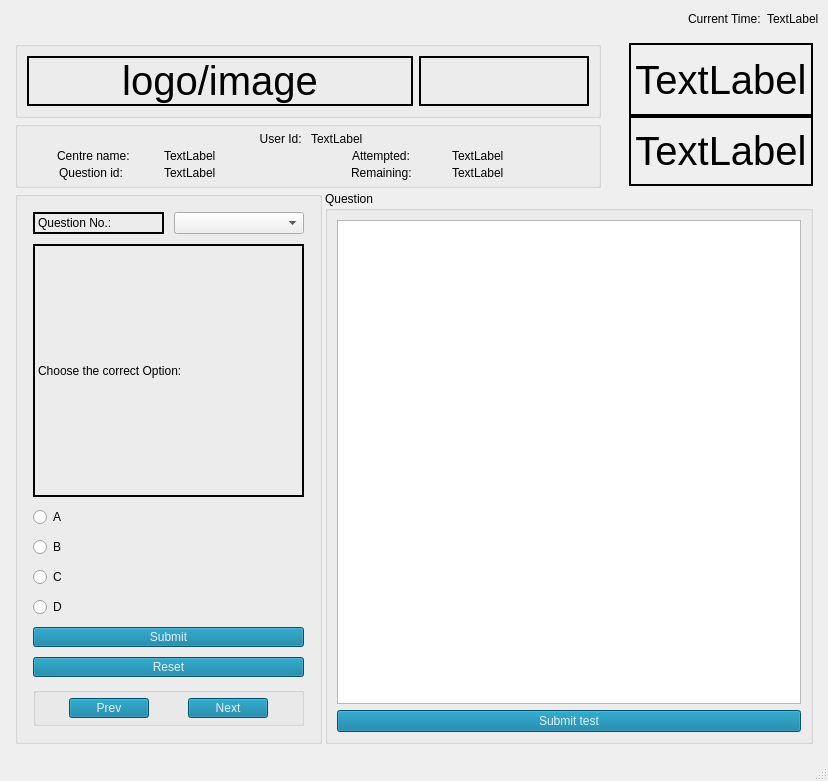
<?xml version="1.0" encoding="UTF-8"?>
<ui version="4.0">
 <class>test1</class>
 <widget class="QMainWindow" name="test1">
  <property name="geometry">
   <rect>
    <x>0</x>
    <y>0</y>
    <width>828</width>
    <height>781</height>
   </rect>
  </property>
  <property name="windowTitle">
   <string>MainWindow</string>
  </property>
  <widget class="QWidget" name="centralwidget">
   <layout class="QGridLayout" name="gridLayout_2">
    <item row="0" column="0">
     <layout class="QHBoxLayout" name="horizontalLayout_12">
      <item>
       <spacer name="horizontalSpacer">
        <property name="orientation">
         <enum>Qt::Horizontal</enum>
        </property>
        <property name="sizeHint" stdset="0">
         <size>
          <width>40</width>
          <height>20</height>
         </size>
        </property>
       </spacer>
      </item>
      <item>
       <widget class="QLabel" name="label_6">
        <property name="text">
         <string>Current Time:</string>
        </property>
       </widget>
      </item>
      <item>
       <widget class="QLabel" name="label_3">
        <property name="text">
         <string>TextLabel</string>
        </property>
       </widget>
      </item>
     </layout>
    </item>
    <item row="1" column="0">
     <widget class="QFrame" name="frame">
      <layout class="QVBoxLayout" name="verticalLayout">
       <property name="spacing">
        <number>3</number>
       </property>
       <property name="leftMargin">
        <number>6</number>
       </property>
       <property name="topMargin">
        <number>6</number>
       </property>
       <property name="rightMargin">
        <number>6</number>
       </property>
       <property name="bottomMargin">
        <number>6</number>
       </property>
       <item>
        <layout class="QVBoxLayout" name="verticalLayout_10">
         <item>
          <layout class="QHBoxLayout" name="horizontalLayout_4">
           <item>
            <layout class="QVBoxLayout" name="verticalLayout_9">
             <item>
              <widget class="QGroupBox" name="groupBox">
               <layout class="QHBoxLayout" name="horizontalLayout_5">
                <item>
                 <widget class="QLabel" name="label_time_3">
                  <property name="maximumSize">
                   <size>
                    <width>16777202</width>
                    <height>16777215</height>
                   </size>
                  </property>
                  <property name="styleSheet">
                   <string notr="true">font-size:  40px;</string>
                  </property>
                  <property name="frameShape">
                   <enum>QFrame::WinPanel</enum>
                  </property>
                  <property name="text">
                   <string>logo/image</string>
                  </property>
                  <property name="alignment">
                   <set>Qt::AlignCenter</set>
                  </property>
                 </widget>
                </item>
                <item>
                 <widget class="QLabel" name="label_time">
                  <property name="maximumSize">
                   <size>
                    <width>170</width>
                    <height>16777215</height>
                   </size>
                  </property>
                  <property name="styleSheet">
                   <string notr="true">font-size:  30px;</string>
                  </property>
                  <property name="frameShape">
                   <enum>QFrame::WinPanel</enum>
                  </property>
                  <property name="alignment">
                   <set>Qt::AlignCenter</set>
                  </property>
                 </widget>
                </item>
               </layout>
              </widget>
             </item>
             <item>
              <widget class="QGroupBox" name="groupBox_2">
               <property name="styleSheet">
                <string notr="true">border-color: white;</string>
               </property>
               <layout class="QGridLayout" name="gridLayout_5">
                <property name="sizeConstraint">
                 <enum>QLayout::SetMinimumSize</enum>
                </property>
                <property name="leftMargin">
                 <number>5</number>
                </property>
                <property name="topMargin">
                 <number>5</number>
                </property>
                <property name="rightMargin">
                 <number>5</number>
                </property>
                <property name="bottomMargin">
                 <number>5</number>
                </property>
                <property name="horizontalSpacing">
                 <number>6</number>
                </property>
                <property name="verticalSpacing">
                 <number>3</number>
                </property>
                <item row="1" column="0">
                 <layout class="QHBoxLayout" name="horizontalLayout_7">
                  <item alignment="Qt::AlignHCenter|Qt::AlignVCenter">
                   <widget class="QLabel" name="label_4">
                    <property name="frameShape">
                     <enum>QFrame::NoFrame</enum>
                    </property>
                    <property name="text">
                     <string>Centre name:</string>
                    </property>
                   </widget>
                  </item>
                  <item>
                   <widget class="QLabel" name="label_10">
                    <property name="text">
                     <string>TextLabel</string>
                    </property>
                   </widget>
                  </item>
                 </layout>
                </item>
                <item row="1" column="1">
                 <layout class="QHBoxLayout" name="horizontalLayout_10">
                  <item alignment="Qt::AlignHCenter|Qt::AlignVCenter">
                   <widget class="QLabel" name="label_5">
                    <property name="frameShape">
                     <enum>QFrame::NoFrame</enum>
                    </property>
                    <property name="text">
                     <string>Attempted:</string>
                    </property>
                   </widget>
                  </item>
                  <item>
                   <widget class="QLabel" name="label_14">
                    <property name="text">
                     <string>TextLabel</string>
                    </property>
                   </widget>
                  </item>
                 </layout>
                </item>
                <item row="2" column="1">
                 <layout class="QHBoxLayout" name="horizontalLayout_11">
                  <item alignment="Qt::AlignHCenter">
                   <widget class="QLabel" name="label_8">
                    <property name="frameShape">
                     <enum>QFrame::NoFrame</enum>
                    </property>
                    <property name="text">
                     <string>Remaining:</string>
                    </property>
                   </widget>
                  </item>
                  <item>
                   <widget class="QLabel" name="label_16">
                    <property name="text">
                     <string>TextLabel</string>
                    </property>
                   </widget>
                  </item>
                 </layout>
                </item>
                <item row="0" column="0">
                 <layout class="QHBoxLayout" name="horizontalLayout_6">
                  <item>
                   <widget class="QLabel" name="label">
                    <property name="frameShape">
                     <enum>QFrame::NoFrame</enum>
                    </property>
                    <property name="text">
                     <string>User Id: </string>
                    </property>
                    <property name="alignment">
                     <set>Qt::AlignRight|Qt::AlignTrailing|Qt::AlignVCenter</set>
                    </property>
                   </widget>
                  </item>
                 </layout>
                </item>
                <item row="2" column="0">
                 <layout class="QHBoxLayout" name="horizontalLayout_8">
                  <item alignment="Qt::AlignHCenter|Qt::AlignVCenter">
                   <widget class="QLabel" name="label_7">
                    <property name="frameShape">
                     <enum>QFrame::NoFrame</enum>
                    </property>
                    <property name="text">
                     <string>Question id: </string>
                    </property>
                   </widget>
                  </item>
                  <item>
                   <widget class="QLabel" name="label_11">
                    <property name="text">
                     <string>TextLabel</string>
                    </property>
                   </widget>
                  </item>
                 </layout>
                </item>
                <item row="0" column="1">
                 <layout class="QHBoxLayout" name="horizontalLayout_9">
                  <item>
                   <widget class="QLabel" name="label_9">
                    <property name="text">
                     <string>TextLabel</string>
                    </property>
                   </widget>
                  </item>
                 </layout>
                </item>
               </layout>
              </widget>
             </item>
            </layout>
           </item>
           <item>
            <layout class="QHBoxLayout" name="horizontalLayout">
             <item>
              <layout class="QVBoxLayout" name="verticalLayout_4">
               <property name="spacing">
                <number>0</number>
               </property>
               <property name="leftMargin">
                <number>25</number>
               </property>
               <property name="topMargin">
                <number>2</number>
               </property>
               <property name="rightMargin">
                <number>0</number>
               </property>
               <property name="bottomMargin">
                <number>2</number>
               </property>
               <item>
                <widget class="QLabel" name="label_image">
                 <property name="maximumSize">
                  <size>
                   <width>184</width>
                   <height>146</height>
                  </size>
                 </property>
                 <property name="baseSize">
                  <size>
                   <width>25</width>
                   <height>50</height>
                  </size>
                 </property>
                 <property name="styleSheet">
                  <string notr="true">font-size:  40px;</string>
                 </property>
                 <property name="frameShape">
                  <enum>QFrame::WinPanel</enum>
                 </property>
                 <property name="text">
                  <string>TextLabel</string>
                 </property>
                 <property name="scaledContents">
                  <bool>false</bool>
                 </property>
                 <property name="alignment">
                  <set>Qt::AlignCenter</set>
                 </property>
                </widget>
               </item>
               <item>
                <widget class="QLabel" name="label_sign">
                 <property name="maximumSize">
                  <size>
                   <width>184</width>
                   <height>70</height>
                  </size>
                 </property>
                 <property name="baseSize">
                  <size>
                   <width>25</width>
                   <height>50</height>
                  </size>
                 </property>
                 <property name="styleSheet">
                  <string notr="true">font-size:  40px;</string>
                 </property>
                 <property name="frameShape">
                  <enum>QFrame::WinPanel</enum>
                 </property>
                 <property name="text">
                  <string>TextLabel</string>
                 </property>
                 <property name="scaledContents">
                  <bool>false</bool>
                 </property>
                 <property name="alignment">
                  <set>Qt::AlignCenter</set>
                 </property>
                </widget>
               </item>
              </layout>
             </item>
            </layout>
           </item>
          </layout>
         </item>
        </layout>
       </item>
       <item>
        <layout class="QHBoxLayout" name="horizontalLayout_2">
         <item>
          <widget class="QGroupBox" name="groupBox_3">
           <layout class="QVBoxLayout" name="verticalLayout_3">
            <property name="spacing">
             <number>10</number>
            </property>
            <property name="sizeConstraint">
             <enum>QLayout::SetMaximumSize</enum>
            </property>
            <property name="leftMargin">
             <number>15</number>
            </property>
            <property name="topMargin">
             <number>15</number>
            </property>
            <property name="rightMargin">
             <number>15</number>
            </property>
            <property name="bottomMargin">
             <number>15</number>
            </property>
            <item>
             <layout class="QHBoxLayout" name="horizontalLayout_3">
              <item>
               <widget class="QLabel" name="label_12">
                <property name="maximumSize">
                 <size>
                  <width>500</width>
                  <height>39</height>
                 </size>
                </property>
                <property name="frameShape">
                 <enum>QFrame::WinPanel</enum>
                </property>
                <property name="text">
                 <string>Question No.: </string>
                </property>
               </widget>
              </item>
              <item>
               <widget class="QComboBox" name="comboBox"/>
              </item>
             </layout>
            </item>
            <item>
             <widget class="QLabel" name="label_15">
              <property name="styleSheet">
               <string notr="true">&lt;h1
&gt;</string>
              </property>
              <property name="frameShape">
               <enum>QFrame::WinPanel</enum>
              </property>
              <property name="text">
               <string>Choose the correct Option:</string>
              </property>
             </widget>
            </item>
            <item>
             <widget class="QRadioButton" name="radioButton">
              <property name="text">
               <string>A</string>
              </property>
             </widget>
            </item>
            <item>
             <widget class="QRadioButton" name="radioButton_2">
              <property name="text">
               <string>B</string>
              </property>
             </widget>
            </item>
            <item>
             <widget class="QRadioButton" name="radioButton_3">
              <property name="text">
               <string>C</string>
              </property>
             </widget>
            </item>
            <item>
             <widget class="QRadioButton" name="radioButton_4">
              <property name="text">
               <string>D</string>
              </property>
             </widget>
            </item>
            <item>
             <widget class="QPushButton" name="pushButton_5">
              <property name="maximumSize">
               <size>
                <width>552</width>
                <height>20</height>
               </size>
              </property>
              <property name="cursor">
               <cursorShape>PointingHandCursor</cursorShape>
              </property>
              <property name="styleSheet">
               <string notr="true">color: #e6f2ff;
background-color: #007399;
border-color: #034b33;</string>
              </property>
              <property name="text">
               <string>Submit</string>
              </property>
             </widget>
            </item>
            <item>
             <widget class="QPushButton" name="pushButton_6">
              <property name="maximumSize">
               <size>
                <width>544</width>
                <height>20</height>
               </size>
              </property>
              <property name="cursor">
               <cursorShape>PointingHandCursor</cursorShape>
              </property>
              <property name="styleSheet">
               <string notr="true">color: #e6f2ff;
background-color: #007399;
border-color: #034b33;</string>
              </property>
              <property name="text">
               <string>Reset</string>
              </property>
             </widget>
            </item>
            <item>
             <widget class="QGroupBox" name="groupBox_4">
              <layout class="QGridLayout" name="gridLayout_6">
               <property name="sizeConstraint">
                <enum>QLayout::SetMaximumSize</enum>
               </property>
               <property name="leftMargin">
                <number>33</number>
               </property>
               <property name="topMargin">
                <number>5</number>
               </property>
               <property name="rightMargin">
                <number>33</number>
               </property>
               <property name="bottomMargin">
                <number>5</number>
               </property>
               <property name="horizontalSpacing">
                <number>39</number>
               </property>
               <property name="verticalSpacing">
                <number>14</number>
               </property>
               <item row="0" column="1">
                <widget class="QPushButton" name="pushButton_2">
                 <property name="maximumSize">
                  <size>
                   <width>201</width>
                   <height>20</height>
                  </size>
                 </property>
                 <property name="cursor">
                  <cursorShape>PointingHandCursor</cursorShape>
                 </property>
                 <property name="styleSheet">
                  <string notr="true">color: #e6f2ff;
background-color: #007399;
border-color: #034b33;</string>
                 </property>
                 <property name="text">
                  <string>Next</string>
                 </property>
                </widget>
               </item>
               <item row="0" column="0">
                <widget class="QPushButton" name="pushButton_3">
                 <property name="maximumSize">
                  <size>
                   <width>201</width>
                   <height>20</height>
                  </size>
                 </property>
                 <property name="cursor">
                  <cursorShape>PointingHandCursor</cursorShape>
                 </property>
                 <property name="styleSheet">
                  <string notr="true">color: #e6f2ff;
background-color: #007399;
border-color: #034b33;</string>
                 </property>
                 <property name="text">
                  <string>Prev</string>
                 </property>
                </widget>
               </item>
              </layout>
             </widget>
            </item>
           </layout>
          </widget>
         </item>
         <item>
          <layout class="QVBoxLayout" name="verticalLayout_5">
           <item>
            <widget class="QGroupBox" name="groupBox_5">
             <property name="title">
              <string>Question</string>
             </property>
             <layout class="QGridLayout" name="gridLayout">
              <item row="0" column="0">
               <widget class="QPlainTextEdit" name="plainTextEdit">
                <property name="styleSheet">
                 <string notr="true">font-size:20px;</string>
                </property>
               </widget>
              </item>
              <item row="1" column="0">
               <widget class="QPushButton" name="pushButton_13">
                <property name="cursor">
                 <cursorShape>PointingHandCursor</cursorShape>
                </property>
                <property name="styleSheet">
                 <string notr="true">color: #e6f2ff;
background-color: #007399;
border-color: #034b33;</string>
                </property>
                <property name="text">
                 <string>Submit test</string>
                </property>
               </widget>
              </item>
             </layout>
            </widget>
           </item>
          </layout>
         </item>
        </layout>
       </item>
      </layout>
     </widget>
    </item>
   </layout>
  </widget>
  <widget class="QMenuBar" name="menubar">
   <property name="geometry">
    <rect>
     <x>0</x>
     <y>0</y>
     <width>828</width>
     <height>21</height>
    </rect>
   </property>
  </widget>
  <widget class="QStatusBar" name="statusbar"/>
 </widget>
 <resources/>
 <connections/>
</ui>
